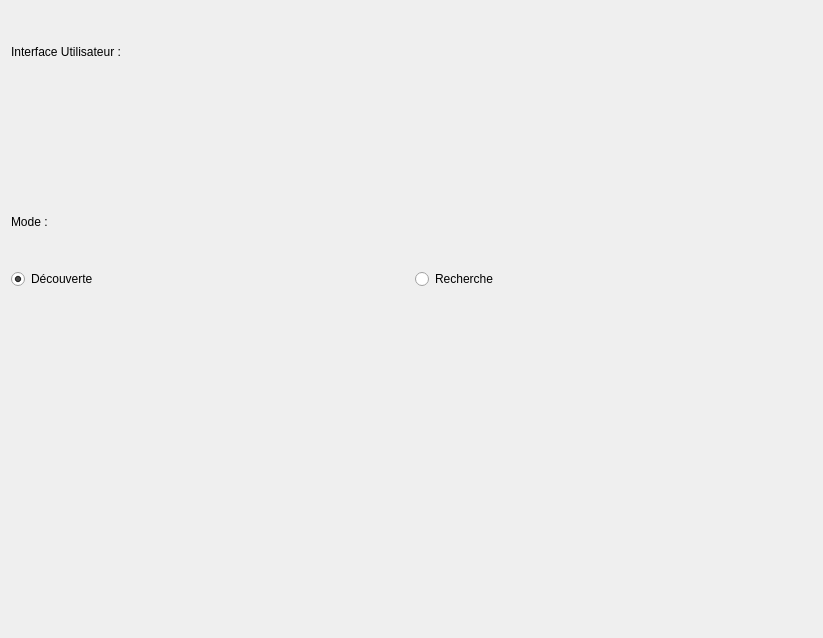
<?xml version="1.0" encoding="UTF-8"?>
<ui version="4.0">
 <class>QUserWidg</class>
 <widget class="QWidgetWithBdd" name="QUserWidg">
  <property name="geometry">
   <rect>
    <x>0</x>
    <y>0</y>
    <width>823</width>
    <height>638</height>
   </rect>
  </property>
  <property name="minimumSize">
   <size>
    <width>790</width>
    <height>638</height>
   </size>
  </property>
  <property name="windowTitle">
   <string>QUserWidg</string>
  </property>
  <property name="styleSheet">
   <string notr="true"/>
  </property>
  <layout class="QVBoxLayout" name="verticalLayout">
   <item>
    <widget class="QLabel" name="label">
     <property name="maximumSize">
      <size>
       <width>16777215</width>
       <height>82</height>
      </size>
     </property>
     <property name="text">
      <string>Interface Utilisateur :</string>
     </property>
    </widget>
   </item>
   <item>
    <spacer name="horizontalSpacer_2">
     <property name="maximumSize">
      <size>
       <width>16777215</width>
       <height>82</height>
      </size>
     </property>
     <property name="orientation">
      <enum>Qt::Horizontal</enum>
     </property>
     <property name="sizeHint" stdset="0">
      <size>
       <width>40</width>
       <height>20</height>
      </size>
     </property>
    </spacer>
   </item>
   <item>
    <widget class="QLabel" name="label_3">
     <property name="maximumSize">
      <size>
       <width>16777215</width>
       <height>82</height>
      </size>
     </property>
     <property name="text">
      <string>Mode :</string>
     </property>
    </widget>
   </item>
   <item>
    <layout class="QHBoxLayout" name="horizontalLayout_2">
     <item>
      <widget class="QRadioButton" name="RBtnDecouverte">
       <property name="maximumSize">
        <size>
         <width>16777215</width>
         <height>20</height>
        </size>
       </property>
       <property name="text">
        <string>Découverte</string>
       </property>
       <property name="checked">
        <bool>true</bool>
       </property>
      </widget>
     </item>
     <item>
      <widget class="QRadioButton" name="RBtnRecherche">
       <property name="maximumSize">
        <size>
         <width>16777215</width>
         <height>20</height>
        </size>
       </property>
       <property name="text">
        <string>Recherche</string>
       </property>
      </widget>
     </item>
    </layout>
   </item>
   <item>
    <spacer name="horizontalSpacer">
     <property name="maximumSize">
      <size>
       <width>16777215</width>
       <height>82</height>
      </size>
     </property>
     <property name="orientation">
      <enum>Qt::Horizontal</enum>
     </property>
     <property name="sizeHint" stdset="0">
      <size>
       <width>40</width>
       <height>20</height>
      </size>
     </property>
    </spacer>
   </item>
   <item>
    <widget class="QUserDecouverteWidget" name="WidgetDecouverte" native="true"/>
   </item>
   <item>
    <widget class="QUserRechercheWidget" name="WidgetRecherche" native="true"/>
   </item>
  </layout>
 </widget>
 <layoutdefault spacing="6" margin="11"/>
 <customwidgets>
  <customwidget>
   <class>QWidgetWithBdd</class>
   <extends>QWidget</extends>
   <header>qwidgetwithbdd.h</header>
   <container>1</container>
  </customwidget>
  <customwidget>
   <class>QUserRechercheWidget</class>
   <extends>QWidget</extends>
   <header>QUserRechercheWidget.h</header>
   <container>1</container>
  </customwidget>
  <customwidget>
   <class>QUserDecouverteWidget</class>
   <extends>QWidget</extends>
   <header>QUserDecouverteWidget.h</header>
   <container>1</container>
  </customwidget>
 </customwidgets>
 <resources/>
 <connections>
  <connection>
   <sender>RBtnDecouverte</sender>
   <signal>toggled(bool)</signal>
   <receiver>QUserWidg</receiver>
   <slot>Decouverte(bool)</slot>
   <hints>
    <hint type="sourcelabel">
     <x>87</x>
     <y>320</y>
    </hint>
    <hint type="destinationlabel">
     <x>777</x>
     <y>366</y>
    </hint>
   </hints>
  </connection>
  <connection>
   <sender>RBtnRecherche</sender>
   <signal>toggled(bool)</signal>
   <receiver>QUserWidg</receiver>
   <slot>Recherche(bool)</slot>
   <hints>
    <hint type="sourcelabel">
     <x>451</x>
     <y>317</y>
    </hint>
    <hint type="destinationlabel">
     <x>783</x>
     <y>265</y>
    </hint>
   </hints>
  </connection>
 </connections>
 <slots>
  <slot>Decouverte(bool)</slot>
  <slot>Recherche(bool)</slot>
 </slots>
</ui>
